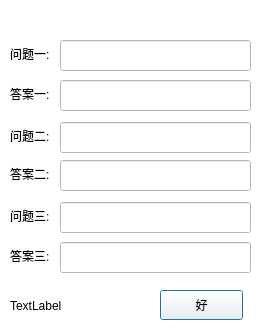
<?xml version="1.0" encoding="UTF-8"?>
<ui version="4.0">
 <class>PasswdProtectForm</class>
 <widget class="QWidget" name="PasswdProtectForm">
  <property name="geometry">
   <rect>
    <x>0</x>
    <y>0</y>
    <width>261</width>
    <height>330</height>
   </rect>
  </property>
  <property name="windowTitle">
   <string>Form</string>
  </property>
  <widget class="QWidget" name="widget" native="true">
   <property name="geometry">
    <rect>
     <x>0</x>
     <y>0</y>
     <width>261</width>
     <height>331</height>
    </rect>
   </property>
   <property name="styleSheet">
    <string notr="true">background-color: rgb(255, 255, 255);</string>
   </property>
   <widget class="QWidget" name="widgetTop" native="true">
    <property name="geometry">
     <rect>
      <x>0</x>
      <y>0</y>
      <width>261</width>
      <height>31</height>
     </rect>
    </property>
   </widget>
   <widget class="QWidget" name="widgetMiddle" native="true">
    <property name="geometry">
     <rect>
      <x>0</x>
      <y>30</y>
      <width>261</width>
      <height>251</height>
     </rect>
    </property>
    <widget class="QLineEdit" name="lineEditQuestion1">
     <property name="geometry">
      <rect>
       <x>60</x>
       <y>10</y>
       <width>191</width>
       <height>31</height>
      </rect>
     </property>
    </widget>
    <widget class="QLabel" name="labelQuestion1">
     <property name="geometry">
      <rect>
       <x>10</x>
       <y>8</y>
       <width>41</width>
       <height>31</height>
      </rect>
     </property>
     <property name="text">
      <string>问题一:</string>
     </property>
    </widget>
    <widget class="QLineEdit" name="lineEditAnswer1">
     <property name="geometry">
      <rect>
       <x>60</x>
       <y>50</y>
       <width>191</width>
       <height>31</height>
      </rect>
     </property>
    </widget>
    <widget class="QLabel" name="labelAnswer1">
     <property name="geometry">
      <rect>
       <x>10</x>
       <y>48</y>
       <width>41</width>
       <height>31</height>
      </rect>
     </property>
     <property name="text">
      <string>答案一:</string>
     </property>
    </widget>
    <widget class="QLineEdit" name="lineEditQuestion2">
     <property name="geometry">
      <rect>
       <x>60</x>
       <y>92</y>
       <width>191</width>
       <height>31</height>
      </rect>
     </property>
    </widget>
    <widget class="QLabel" name="labelQuestion2">
     <property name="geometry">
      <rect>
       <x>10</x>
       <y>90</y>
       <width>41</width>
       <height>31</height>
      </rect>
     </property>
     <property name="text">
      <string>问题二:</string>
     </property>
    </widget>
    <widget class="QLabel" name="labelQuestion3">
     <property name="geometry">
      <rect>
       <x>10</x>
       <y>170</y>
       <width>41</width>
       <height>31</height>
      </rect>
     </property>
     <property name="text">
      <string>问题三:</string>
     </property>
    </widget>
    <widget class="QLineEdit" name="lineEditQuestion3">
     <property name="geometry">
      <rect>
       <x>60</x>
       <y>172</y>
       <width>191</width>
       <height>31</height>
      </rect>
     </property>
    </widget>
    <widget class="QLabel" name="labelAnswer2">
     <property name="geometry">
      <rect>
       <x>10</x>
       <y>128</y>
       <width>41</width>
       <height>31</height>
      </rect>
     </property>
     <property name="text">
      <string>答案二:</string>
     </property>
    </widget>
    <widget class="QLineEdit" name="lineEditAnswer2">
     <property name="geometry">
      <rect>
       <x>60</x>
       <y>130</y>
       <width>191</width>
       <height>31</height>
      </rect>
     </property>
    </widget>
    <widget class="QLineEdit" name="lineEditAnswer3">
     <property name="geometry">
      <rect>
       <x>60</x>
       <y>212</y>
       <width>191</width>
       <height>31</height>
      </rect>
     </property>
    </widget>
    <widget class="QLabel" name="labelAnswer3">
     <property name="geometry">
      <rect>
       <x>10</x>
       <y>210</y>
       <width>41</width>
       <height>31</height>
      </rect>
     </property>
     <property name="text">
      <string>答案三:</string>
     </property>
    </widget>
   </widget>
   <widget class="QWidget" name="widgetBottom" native="true">
    <property name="geometry">
     <rect>
      <x>0</x>
      <y>280</y>
      <width>261</width>
      <height>51</height>
     </rect>
    </property>
    <widget class="QPushButton" name="pushButtonOK">
     <property name="geometry">
      <rect>
       <x>160</x>
       <y>10</y>
       <width>83</width>
       <height>30</height>
      </rect>
     </property>
     <property name="styleSheet">
      <string notr="true">QPushButton
{
	border-image: url(:/PushButton.png);
}
QPushButton:hover
{
	border-image: url(:/PushButtonHover.png);
}
QPushButton:pressed
{
	border-image: url(:/PushButtonPressed.png);
}</string>
     </property>
     <property name="text">
      <string>好</string>
     </property>
     <property name="default">
      <bool>true</bool>
     </property>
    </widget>
    <widget class="QLabel" name="labelTip">
     <property name="geometry">
      <rect>
       <x>10</x>
       <y>10</y>
       <width>121</width>
       <height>31</height>
      </rect>
     </property>
     <property name="text">
      <string>TextLabel</string>
     </property>
    </widget>
   </widget>
  </widget>
 </widget>
 <tabstops>
  <tabstop>lineEditQuestion1</tabstop>
  <tabstop>lineEditAnswer1</tabstop>
  <tabstop>lineEditQuestion2</tabstop>
  <tabstop>lineEditAnswer2</tabstop>
  <tabstop>lineEditQuestion3</tabstop>
  <tabstop>lineEditAnswer3</tabstop>
  <tabstop>pushButtonOK</tabstop>
 </tabstops>
 <resources/>
 <connections/>
</ui>
